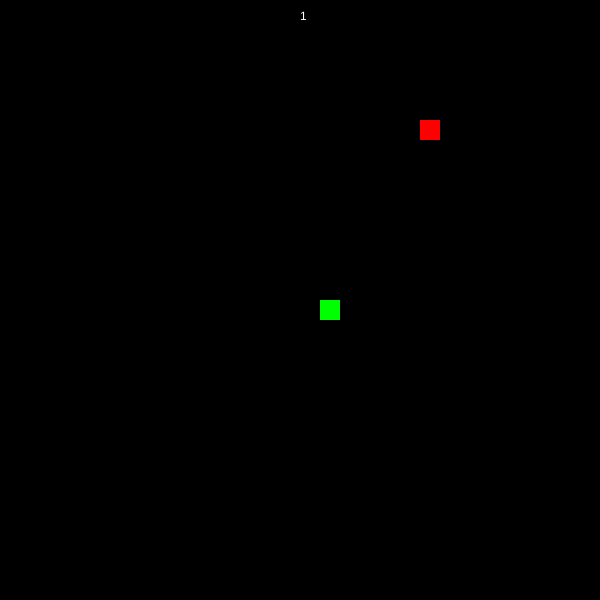
Frame 1 (no input)
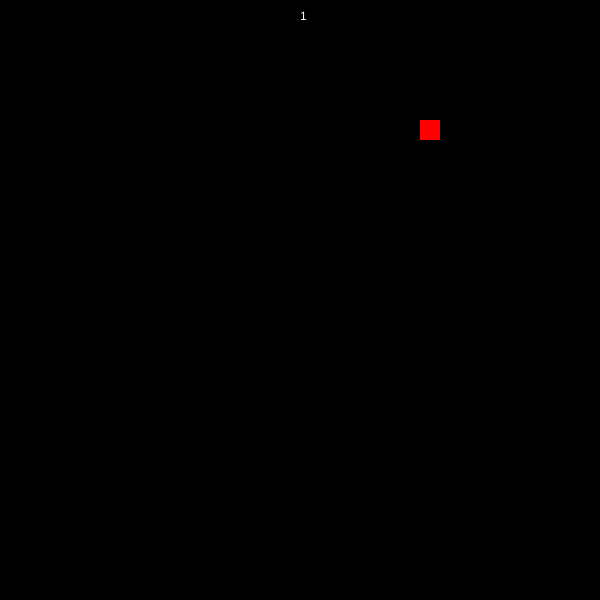
Frame 60 (no input)
Frame 120 (the mouse pressed at the canvas centre since frame 60): identical to frame 60, image omitted

The p5.js sketch that drew these frames (run headless with seeded random() and noise() and a simulated clock; from frame 60 on, the mouse is pressed at the canvas centre):

// p5.js sketch
// ── sketch.js
var w, dir, food, oldFood, count;

var sWidth, sHeight;

let snake = [];



function setup() {

    noStroke();

    sWidth = 600;

    sHeight = 600;

    frameRate(60);

    dir = createVector(1, 0);

    w = 20;



    generateFood();

    createCanvas(sWidth, sHeight);

    snake[0] = createVector(floor(sWidth / w / 2), floor(sHeight / w / 2));

}



function draw() {

    //TEST

    //snake[snake.length] = createVector(floor(sWidth / w / 2), floor(sHeight / w / 2));

    background(0);



    fill(255);

    text(snake.length, width / 2, 20);



    if (snake.length > 1) {

        for (var i = snake.length - 1; i > 0; i--) {

            snake[i].x = snake[i - 1].x;

            snake[i].y = snake[i - 1].y;

        }

    }

    snake[0].x += dir.x;

    snake[0].y += dir.y;

    if (count != 0) {

        count--;

        if (count == 0) {

            snake[snake.length] = createVector(oldFood.x, oldFood.y);

        }

    }

    fill(255, 0, 0);

    rect(food.x * w, food.y * w, w, w);

    fill(0, 255, 0);

    //rect(snake[0].x * w,snake[0].y * w,w,w);

    foodCheck();

    for (var k = 0; k < snake.length; k++) {

        fill(0, 255, 0);

        rect(snake[k].x * w, snake[k].y * w, w, w);

    }

}



function generateFood() {

    var x = floor(random(sWidth / w));

    var y = floor(random(sHeight / w));

    food = createVector(x, y);

}



function keyPressed() {

    if (keyCode == UP_ARROW) {

        dir = createVector(0, -1);

    }

    if (keyCode == DOWN_ARROW) {

        dir = createVector(0, 1);

    }

    if (keyCode == RIGHT_ARROW) {

        dir = createVector(1, 0);

    }

    if (keyCode == LEFT_ARROW) {

        dir = createVector(-1, 0);

    }

}



function foodCheck() {

    if (snake[0].x == food.x && snake[0].y == food.y) {

        count = snake.length;

        oldFood = createVector(food.x, food.y);

        generateFood();

    }

}
